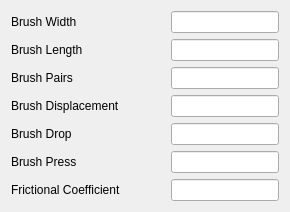
                     <widget class="QWidget" name="tab_15">
                      <attribute name="title">
                       <string>Brush</string>
                      </attribute>
                      <layout class="QVBoxLayout" name="verticalLayout_9">
                       <item>
                        <layout class="QHBoxLayout" name="horizontalLayout_42">
                         <item>
                          <widget class="QLabel" name="label_50">
                           <property name="text">
                            <string>Brush Width             </string>
                           </property>
                          </widget>
                         </item>
                         <item>
                          <spacer name="horizontalSpacer_46">
                           <property name="orientation">
                            <enum>Qt::Horizontal</enum>
                           </property>
                           <property name="sizeHint" stdset="0">
                            <size>
                             <width>40</width>
                             <height>20</height>
                            </size>
                           </property>
                          </spacer>
                         </item>
                         <item>
                          <widget class="QLineEdit" name="lineEdit44"/>
                         </item>
                        </layout>
                       </item>
                       <item>
                        <layout class="QHBoxLayout" name="horizontalLayout_43">
                         <item>
                          <widget class="QLabel" name="label_51">
                           <property name="text">
                            <string>Brush Length            </string>
                           </property>
                          </widget>
                         </item>
                         <item>
                          <spacer name="horizontalSpacer_47">
                           <property name="orientation">
                            <enum>Qt::Horizontal</enum>
                           </property>
                           <property name="sizeHint" stdset="0">
                            <size>
                             <width>40</width>
                             <height>20</height>
                            </size>
                           </property>
                          </spacer>
                         </item>
                         <item>
                          <widget class="QLineEdit" name="lineEdit45"/>
                         </item>
                        </layout>
                       </item>
                       <item>
                        <layout class="QHBoxLayout" name="horizontalLayout_44">
                         <item>
                          <widget class="QLabel" name="label_52">
                           <property name="text">
                            <string>Brush Pairs               </string>
                           </property>
                          </widget>
                         </item>
                         <item>
                          <spacer name="horizontalSpacer_48">
                           <property name="orientation">
                            <enum>Qt::Horizontal</enum>
                           </property>
                           <property name="sizeHint" stdset="0">
                            <size>
                             <width>40</width>
                             <height>20</height>
                            </size>
                           </property>
                          </spacer>
                         </item>
                         <item>
                          <widget class="QLineEdit" name="lineEdit46"/>
                         </item>
                        </layout>
                       </item>
                       <item>
                        <layout class="QHBoxLayout" name="horizontalLayout_45">
                         <item>
                          <widget class="QLabel" name="label_56">
                           <property name="text">
                            <string>Brush Displacement  </string>
                           </property>
                          </widget>
                         </item>
                         <item>
                          <spacer name="horizontalSpacer_49">
                           <property name="orientation">
                            <enum>Qt::Horizontal</enum>
                           </property>
                           <property name="sizeHint" stdset="0">
                            <size>
                             <width>40</width>
                             <height>20</height>
                            </size>
                           </property>
                          </spacer>
                         </item>
                         <item>
                          <widget class="QLineEdit" name="lineEdit47"/>
                         </item>
                        </layout>
                       </item>
                       <item>
                        <layout class="QHBoxLayout" name="horizontalLayout_46">
                         <item>
                          <widget class="QLabel" name="label_53">
                           <property name="text">
                            <string>Brush Drop              </string>
                           </property>
                          </widget>
                         </item>
                         <item>
                          <spacer name="horizontalSpacer_50">
                           <property name="orientation">
                            <enum>Qt::Horizontal</enum>
                           </property>
                           <property name="sizeHint" stdset="0">
                            <size>
                             <width>40</width>
                             <height>20</height>
                            </size>
                           </property>
                          </spacer>
                         </item>
                         <item>
                          <widget class="QLineEdit" name="lineEdit48"/>
                         </item>
                        </layout>
                       </item>
                       <item>
                        <layout class="QHBoxLayout" name="horizontalLayout_47">
                         <item>
                          <widget class="QLabel" name="label_55">
                           <property name="text">
                            <string>Brush Press             </string>
                           </property>
                          </widget>
                         </item>
                         <item>
                          <spacer name="horizontalSpacer_51">
                           <property name="orientation">
                            <enum>Qt::Horizontal</enum>
                           </property>
                           <property name="sizeHint" stdset="0">
                            <size>
                             <width>40</width>
                             <height>20</height>
                            </size>
                           </property>
                          </spacer>
                         </item>
                         <item>
                          <widget class="QLineEdit" name="lineEdit49"/>
                         </item>
                        </layout>
                       </item>
                       <item>
                        <layout class="QHBoxLayout" name="horizontalLayout_48">
                         <item>
                          <widget class="QLabel" name="label_54">
                           <property name="text">
                            <string>Frictional Coefficient</string>
                           </property>
                          </widget>
                         </item>
                         <item>
                          <spacer name="horizontalSpacer_52">
                           <property name="orientation">
                            <enum>Qt::Horizontal</enum>
                           </property>
                           <property name="sizeHint" stdset="0">
                            <size>
                             <width>40</width>
                             <height>20</height>
                            </size>
                           </property>
                          </spacer>
                         </item>
                         <item>
                          <widget class="QLineEdit" name="lineEdit50"/>
                         </item>
                        </layout>
                       </item>
                      </layout>
                     </widget>
